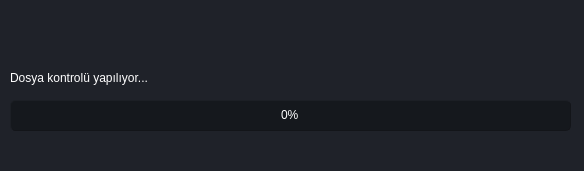
<?xml version="1.0" encoding="UTF-8"?>
<ui version="4.0">
 <class>MainWindow</class>
 <widget class="QMainWindow" name="MainWindow">
  <property name="geometry">
   <rect>
    <x>0</x>
    <y>0</y>
    <width>584</width>
    <height>171</height>
   </rect>
  </property>
  <property name="windowTitle">
   <string>Autoupdate</string>
  </property>
  <property name="styleSheet">
   <string notr="true">background-color: #1F2229;</string>
  </property>
  <widget class="QWidget" name="centralWidget">
   <widget class="QLabel" name="label">
    <property name="geometry">
     <rect>
      <x>10</x>
      <y>70</y>
      <width>561</width>
      <height>16</height>
     </rect>
    </property>
    <property name="styleSheet">
     <string notr="true">color: white;</string>
    </property>
    <property name="text">
     <string>Dosya kontrolü yapılıyor...</string>
    </property>
   </widget>
   <widget class="QProgressBar" name="progressBar">
    <property name="geometry">
     <rect>
      <x>10</x>
      <y>100</y>
      <width>561</width>
      <height>31</height>
     </rect>
    </property>
    <property name="styleSheet">
     <string notr="true">QProgressBar
{
    background: #15181D;
    color: white;
    border-style: outset;
    border-width: 1px;
    border-color: #131519;
    border-radius: 5px;
    text-align: center;
}
QProgressBar::chunk
{
    background-color: #3498db;
}</string>
    </property>
    <property name="value">
     <number>0</number>
    </property>
    <property name="textVisible">
     <bool>true</bool>
    </property>
    <property name="orientation">
     <enum>Qt::Horizontal</enum>
    </property>
    <property name="textDirection">
     <enum>QProgressBar::TopToBottom</enum>
    </property>
   </widget>
   <widget class="QLabel" name="label_2">
    <property name="geometry">
     <rect>
      <x>10</x>
      <y>140</y>
      <width>551</width>
      <height>16</height>
     </rect>
    </property>
    <property name="styleSheet">
     <string notr="true">color: white;</string>
    </property>
    <property name="text">
     <string/>
    </property>
   </widget>
   <widget class="QPushButton" name="pushButton">
    <property name="geometry">
     <rect>
      <x>40</x>
      <y>360</y>
      <width>75</width>
      <height>23</height>
     </rect>
    </property>
    <property name="text">
     <string>PushButton</string>
    </property>
   </widget>
   <widget class="QLabel" name="label_3">
    <property name="geometry">
     <rect>
      <x>15</x>
      <y>10</y>
      <width>551</width>
      <height>31</height>
     </rect>
    </property>
    <property name="font">
     <font>
      <family>MS Shell Dlg 2</family>
      <pointsize>20</pointsize>
     </font>
    </property>
    <property name="styleSheet">
     <string notr="true">color: white;</string>
    </property>
    <property name="text">
     <string/>
    </property>
    <property name="alignment">
     <set>Qt::AlignCenter</set>
    </property>
   </widget>
   <widget class="QLabel" name="label_4">
    <property name="geometry">
     <rect>
      <x>15</x>
      <y>40</y>
      <width>551</width>
      <height>20</height>
     </rect>
    </property>
    <property name="font">
     <font>
      <pointsize>10</pointsize>
      <weight>50</weight>
      <bold>false</bold>
     </font>
    </property>
    <property name="styleSheet">
     <string notr="true">color: white;</string>
    </property>
    <property name="text">
     <string/>
    </property>
    <property name="alignment">
     <set>Qt::AlignCenter</set>
    </property>
   </widget>
  </widget>
 </widget>
 <layoutdefault spacing="6" margin="11"/>
 <resources/>
 <connections/>
</ui>
